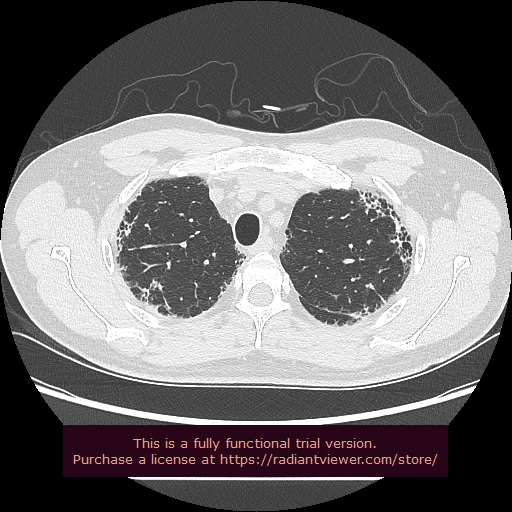
#> input picture test/honeycombing/0100001.jpg, 512 x 512 px; its folder holds only this picture in this run
$ python snapshotPreprocess.py   (older library calls are emulated)
#> lines starting #> are read from the running program, lines starting #| are printed output that depends on the picture; after the words box and inside, x2 and y2 are one past the last pixel; in counts of white or black regions, pixels touching at a corner belong together
### utils.py
import numpy as np
import cv2


def loadTestImg(index, imgType):
#> called with index = 1, imgType = 0
    indexStr = str(index).rjust(2, '0')
    if imgType == 0:
        typeStr = "honeycombing/"
    else:
        typeStr = "reticular/"

    filepath = "./test/" + typeStr + indexStr + "00001.jpg"
    img = cv2.imread(filepath)
#> img is the input picture: shape (512, 512, 3); mean B, G, R 111.1, 109.8, 112.7
    return img


def loadTestSnapshot(index, imgType):
    indexStr = str(index)
    if imgType == 0:
        typeStr = "honeycombing/"
    else:
        typeStr = "reticular/"

    filepath = "./test/" + typeStr + "snapshot" + indexStr + ".jpg"
    img = cv2.imread(filepath)
    return img


# [58 lines left out: functions saveSnapColor, savePredictImg, loadProcessedImg, loadHoneycombingMask, loadReticularMask, not called in this run]

### preprocess.py
# 本文件中为预处理模块，可以将肺实质进行提取

import cv2
import numpy as np
import matplotlib.pyplot as plt


# [17 lines left out: function tubeMask, not called in this run]


def lungMask(img):
    grayImg = cv2.cvtColor(img, cv2.COLOR_BGR2GRAY)
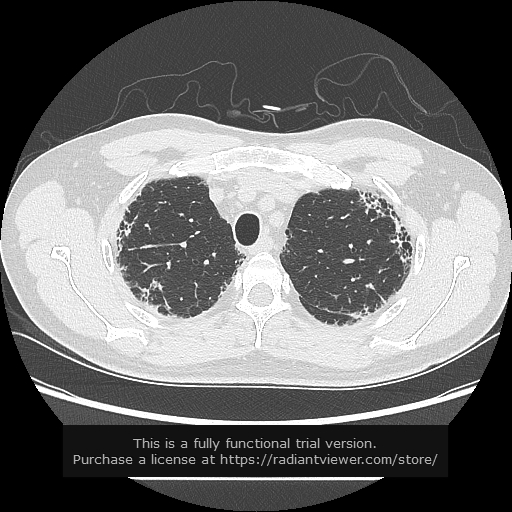
#> grayImg: shape (512, 512); min 0, max 255, mean 110.8
    height, width, _ = img.shape
#> height = 512; width = 512
    _, binaryImg = cv2.threshold(grayImg, 127, 255, cv2.THRESH_BINARY)
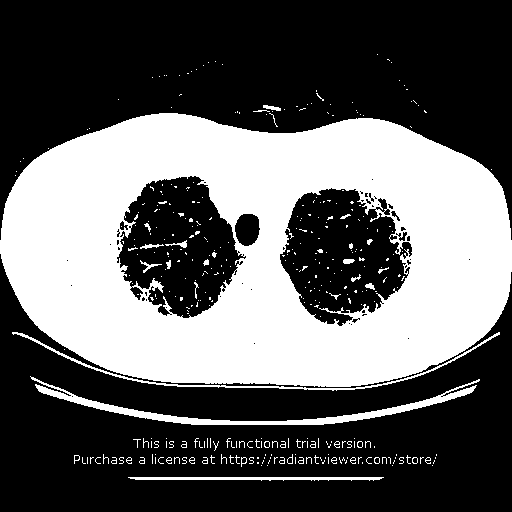
#> binaryImg: shape (512, 512); 37.7% white; 374 white regions (329 under 20 px), largest, box (x1, y1, x2, y2) and area: (0, 113, 512, 387) 91473, (30, 376, 480, 425) 2901, (12, 332, 500, 391) 1120
    openedImg = cv2.morphologyEx(binaryImg, cv2.MORPH_OPEN, cv2.getStructuringElement(cv2.MORPH_ELLIPSE, (30, 30)))
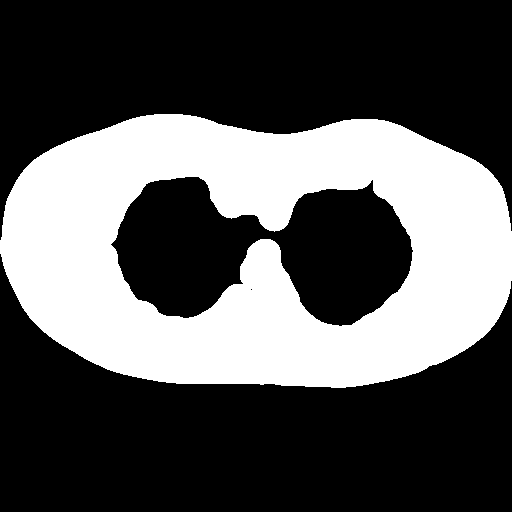
#> openedImg: shape (512, 512); 33.9% white; 1 white region, box (x1, y1, x2, y2) and area: (0, 114, 512, 388) 88793
    borderImg = cv2.copyMakeBorder(openedImg, 200, 200, 200, 200, borderType=cv2.BORDER_CONSTANT, value=[0, 0, 0])
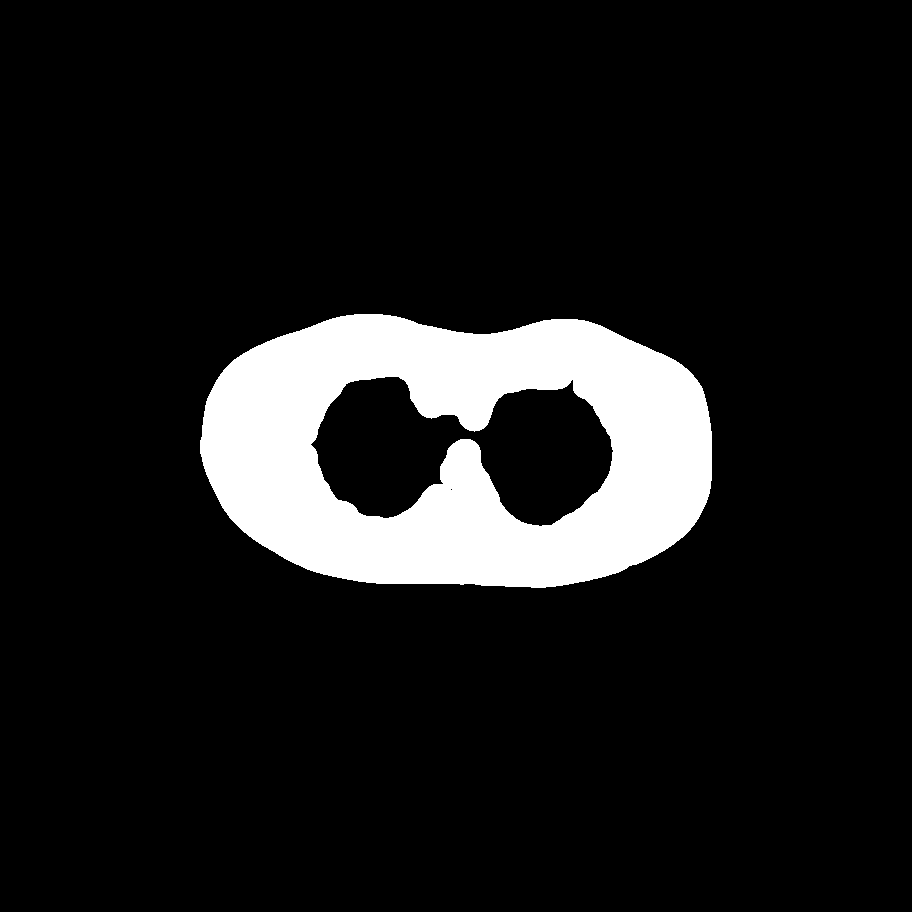
#> borderImg: shape (912, 912); 10.7% white; 1 white region, box (x1, y1, x2, y2) and area: (200, 314, 712, 588) 88793
    borderImg = cv2.morphologyEx(borderImg, cv2.MORPH_CLOSE, cv2.getStructuringElement(cv2.MORPH_ELLIPSE, (200, 200)))
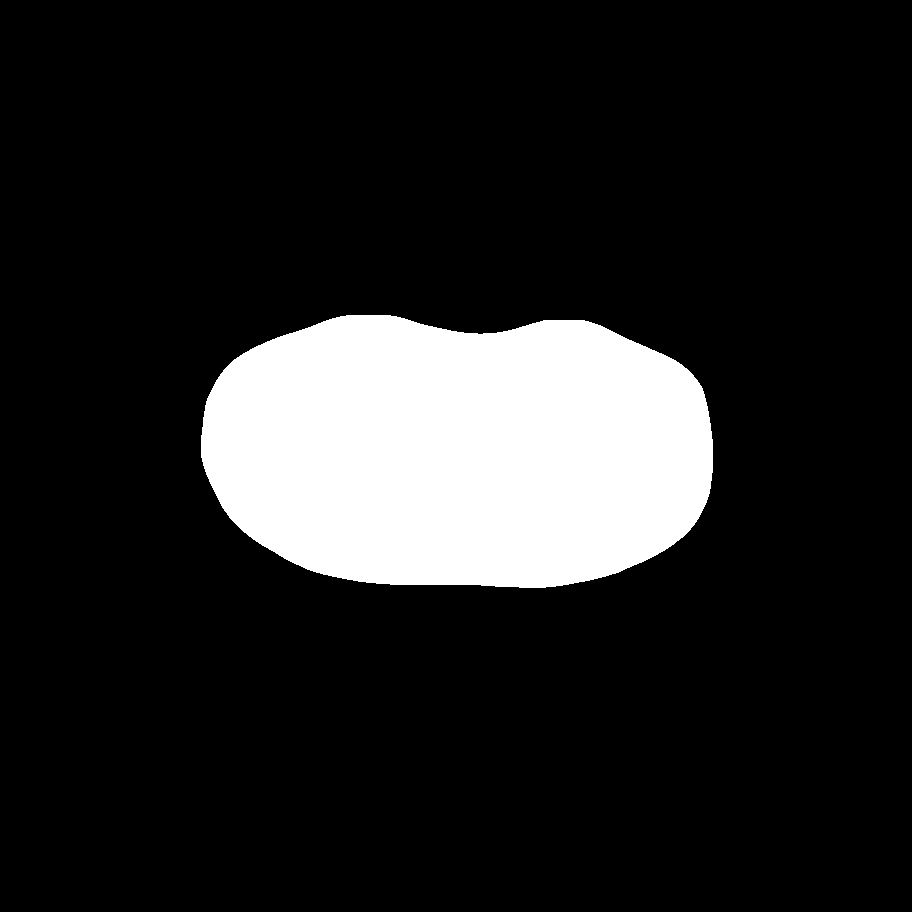
#> borderImg: shape (912, 912); 14.1% white; 1 white region, box (x1, y1, x2, y2) and area: (201, 315, 713, 588) 116945

    mask = borderImg[201:201 + width, 201:201 + height]
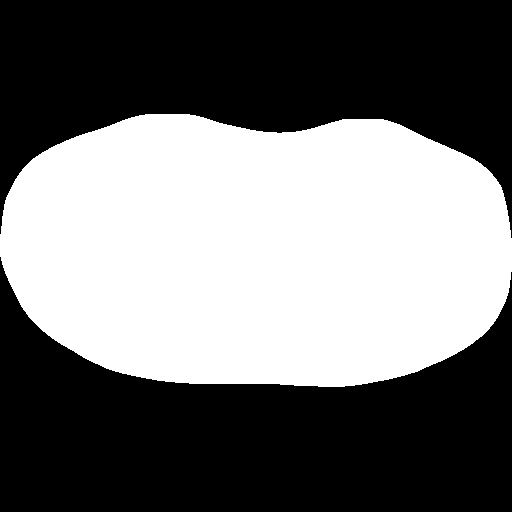
#> mask: shape (512, 512); 44.6% white; 1 white region, box (x1, y1, x2, y2) and area: (0, 114, 512, 387) 116945
    return mask


# [62 lines left out: function processImage, not called in this run]


# [3 lines that do not run on import are left out]
    # [4 lines of commented-out code are left out]

### snapshotPreprocess.py
import cv2
import numpy as np
import matplotlib.pyplot as plt
from skimage.feature import greycomatrix, greycoprops
from utils import loadTestImg, loadTestSnapshot, saveSnapColor
from preprocess import lungMask


def resizeSnapshot(img, imgType):
    if imgType == 0:
        rWidth, rHeight = 534, 394
    else:
        rWidth, rHeight = 470, 348
#> (the run stopped early here; a loop or call above may not have finished)

$ run again, on test/reticular/0100001.jpg
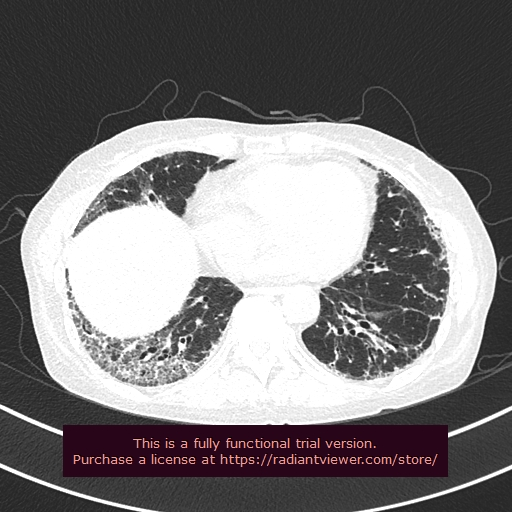
#> input picture test/reticular/0100001.jpg, 512 x 512 px, found by its file name
#> in loadTestImg, img is the input picture: shape (512, 512, 3); mean B, G, R 124, 122.7, 125.7
#> in lungMask, `_, binaryImg = cv2.threshold(grayImg, 127, 255, cv2.THRESH_BINARY)`:
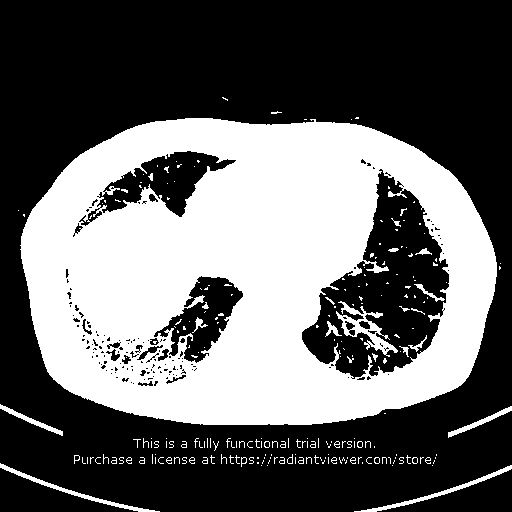
#> binaryImg: shape (512, 512); 39.2% white; 235 white regions (188 under 20 px), largest, box (x1, y1, x2, y2) and area: (20, 118, 497, 425) 97395, (336, 301, 398, 357) 946, (0, 463, 160, 512) 642
#> openedImg: shape (512, 512); 35% white; 1 white region, box (x1, y1, x2, y2) and area: (22, 119, 498, 426) 91835
#> in lungMask, `mask = borderImg[201:201 + width, 201:201 + height]`:
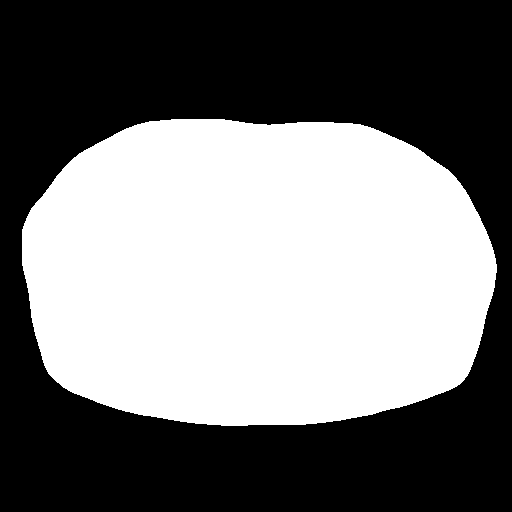
#> mask: shape (512, 512); 46.8% white; 1 white region, box (x1, y1, x2, y2) and area: (22, 119, 497, 426) 122693
